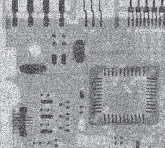
#> input picture Code/Sample Images/img_1.png, 165 x 148 px
$ python Thresholding.py
#> lines starting #> are read from the running program, lines starting #| are printed output that depends on the picture; after the words box and inside, x2 and y2 are one past the last pixel; in counts of white or black regions, pixels touching at a corner belong together
import cv2.cv2 as cv2
import numpy as np

def thresholding(img, threshold):
    return ((img > threshold) * 255).astype(np.uint8)

if __name__ == "__main__":
    flower = cv2.imread('../Sample Images/img_1.png')
#> flower is the input picture: shape (148, 165, 3); mean B, G, R 160.5, 157.8, 156.3
    flower = cv2.resize(flower, (800, 600))
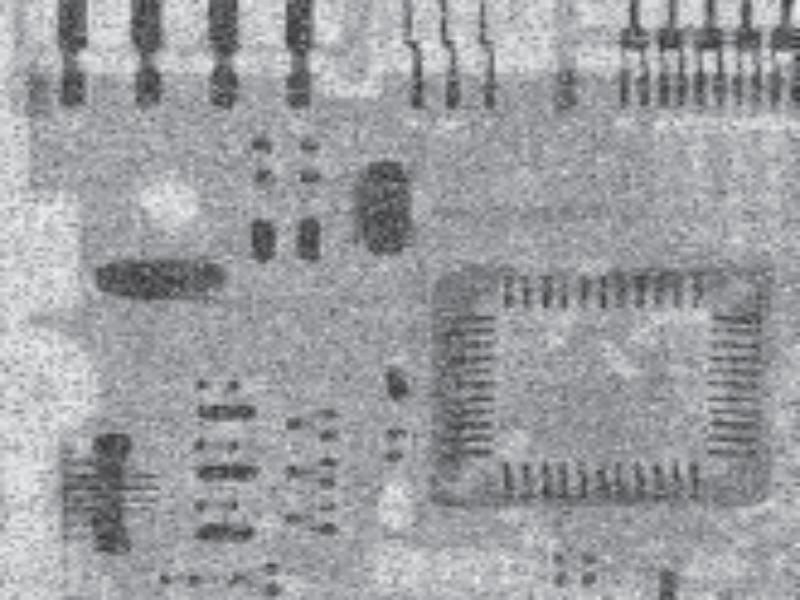
#> flower: shape (600, 800, 3); mean B, G, R 160.4, 157.7, 156.1

    img_shape = flower.shape
#> img_shape = (600, 800, 3)

    flower_gray = cv2.cvtColor(flower, cv2.COLOR_BGR2GRAY)
    cv2.imshow("Before filter", flower_gray)

    threshold = np.mean(flower_gray)
#> threshold = 157.7
    flower_gray_new = thresholding(flower_gray, threshold)
#> in thresholding, `return ((img > threshold) * 255).astype(np.uint8)`:
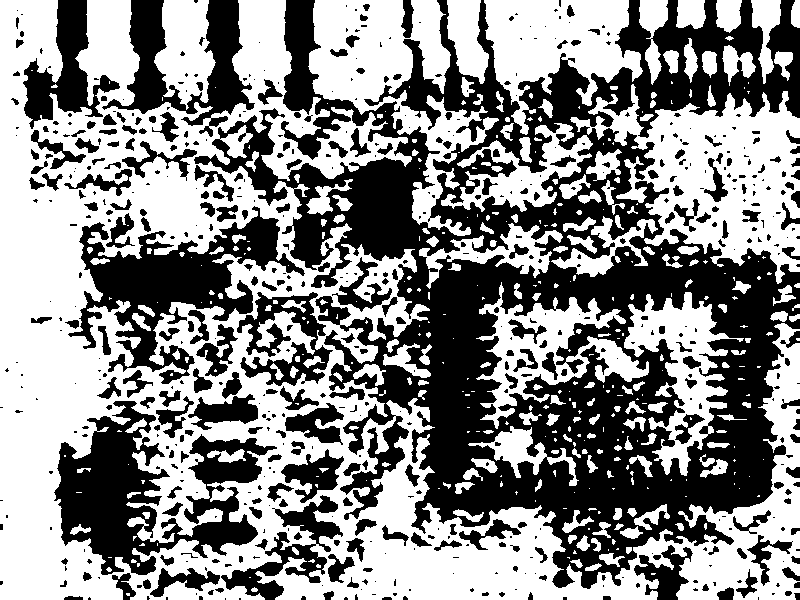
#> returned value: shape (600, 800); 54.2% white; 613 black regions (356 under 20 px), largest, box (x1, y1, x2, y2) and area: (194, 0, 800, 589) 135247, (54, 401, 277, 575) 16523, (68, 206, 305, 384) 14030
    print(flower_gray_new)
#> (printed output is left out)
    cv2.imshow("After filter", flower_gray_new)
    cv2.waitKey(0)

$ run again, with Code/Sample Images/img_10.png copied over Code/Sample Images/img_1.png
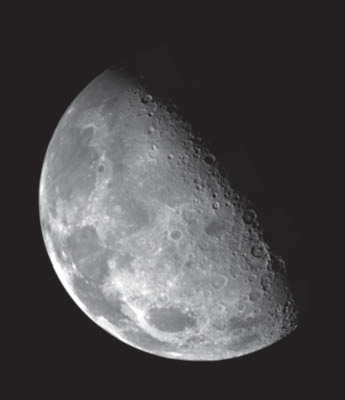
#> input picture Code/Sample Images/img_10.png, 345 x 400 px
#> flower is the input picture: shape (400, 345, 3); mean B, G, R 72.6, 71, 73.1
#> `flower = cv2.resize(flower, (800, 600))`:
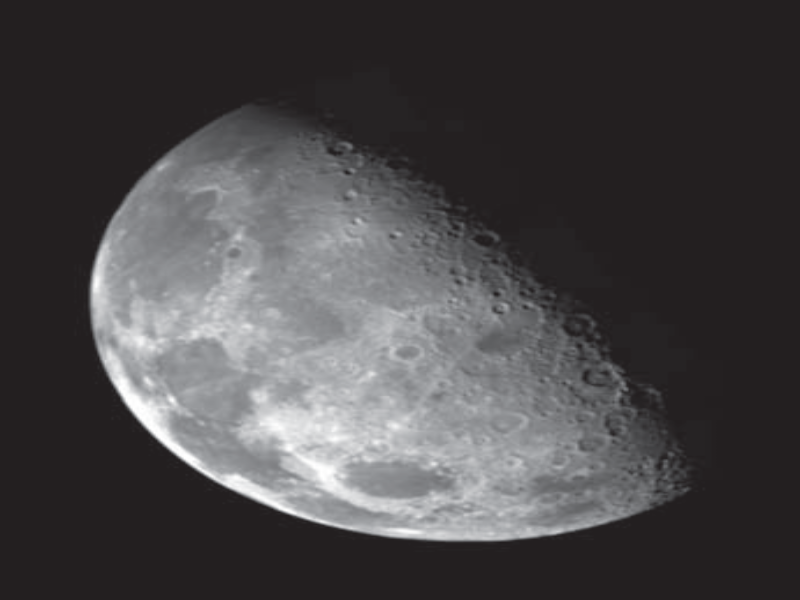
#> flower: shape (600, 800, 3); mean B, G, R 72.5, 71, 73.1
#> threshold = 71.63
#> in thresholding, `return ((img > threshold) * 255).astype(np.uint8)`:
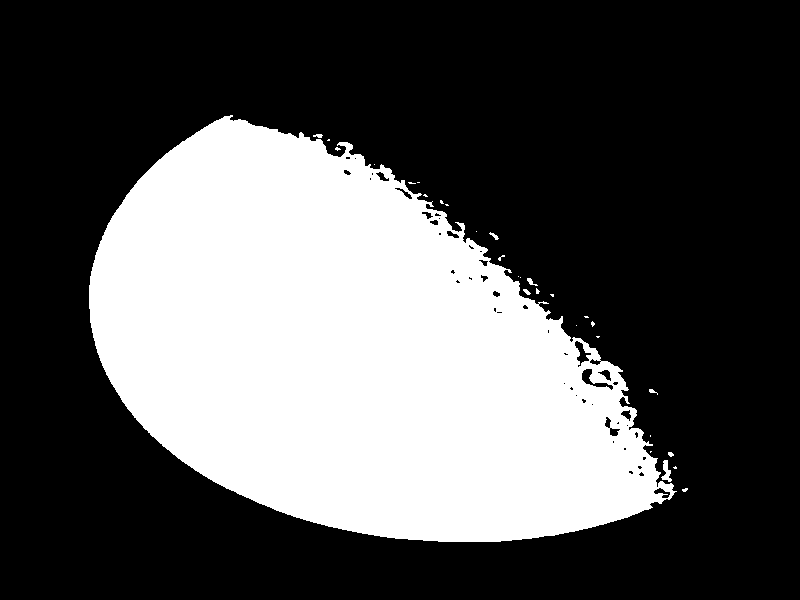
#> returned value: shape (600, 800); 33.6% white; 30 white regions (22 under 20 px), largest, box (x1, y1, x2, y2) and area: (89, 115, 677, 542) 160654, (661, 460, 672, 482) 123, (527, 278, 538, 286) 37
#> (printed output is left out)

$ run again, with Code/Sample Images/img_11.png copied over Code/Sample Images/img_1.png
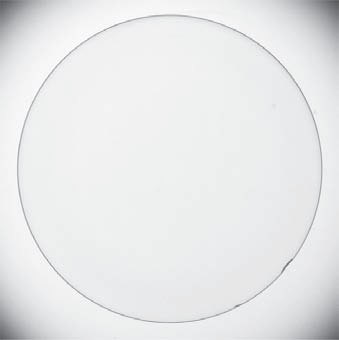
#> input picture Code/Sample Images/img_11.png, 339 x 340 px
#> flower is the input picture: shape (340, 339, 3); mean B, G, R 233.2, 232.5, 231.7
#> `flower = cv2.resize(flower, (800, 600))`:
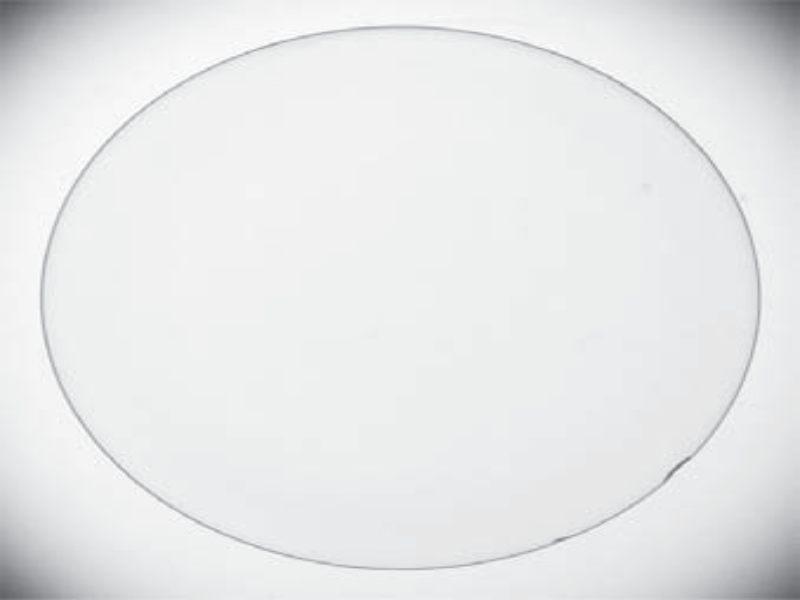
#> flower: shape (600, 800, 3); mean B, G, R 233.1, 232.4, 231.7
#> threshold = 232.4
#> in thresholding, `return ((img > threshold) * 255).astype(np.uint8)`:
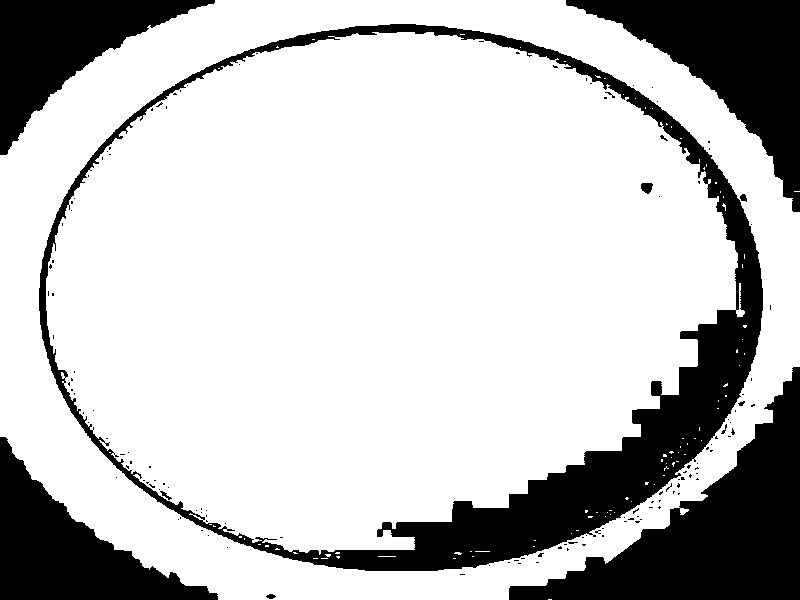
#> returned value: shape (600, 800); 76.2% white; 140 black regions (129 under 20 px), largest, box (x1, y1, x2, y2) and area: (39, 24, 763, 571) 41796, (509, 367, 800, 600) 25288, (566, 0, 800, 212) 18609
#> (printed output is left out)
